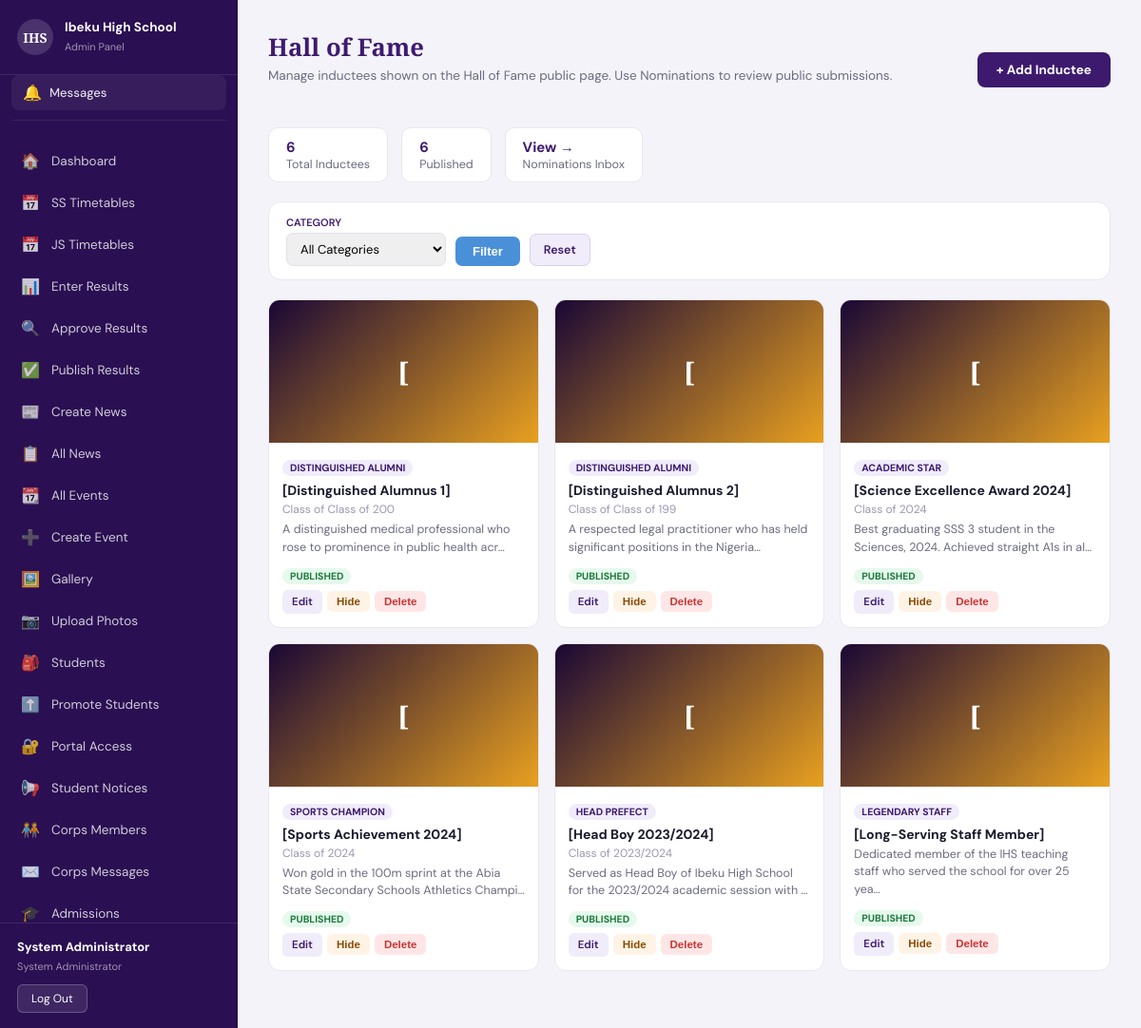
Screenshot of /public/admin/hall-of-fame-admin.php (signed in) with the database file from the repository.
### tables this page shows
CREATE TABLE `hall_of_fame` (
  `id` int(10) UNSIGNED NOT NULL,
  `full_name` varchar(150) NOT NULL,
  `category` enum('alumni','academic','sports','prefect','staff') NOT NULL,
  `class_year` varchar(12) DEFAULT NULL COMMENT 'e.g. Class of 2005',
  `field` varchar(150) DEFAULT NULL COMMENT 'e.g. Medicine, Law, Engineering',
  `achievement` text NOT NULL,
  `photo` varchar(255) DEFAULT NULL,
  `is_published` tinyint(1) NOT NULL DEFAULT 1,
  `sort_order` smallint(6) NOT NULL DEFAULT 0,
  `nominated_by` varchar(150) DEFAULT NULL,
  `created_at` timestamp NOT NULL DEFAULT current_timestamp()
);

### public/admin/hall-of-fame-admin.php (the view, shortened to what this page needs)
<?php
require_once dirname(__DIR__, 2) . '/src/includes/admin-sidebar.php';
$pdo   = getDB();
$editEntry = null;
$where  = ['1=1'];
$params = [];
$whereSQL = implode(' AND ', $where);
$entries = $pdo->prepare(
    "SELECT * FROM hall_of_fame WHERE $whereSQL ORDER BY sort_order ASC, full_name ASC"
);
$entries->execute($params);
$entryList = $entries->fetchAll();
$categories = [
    'alumni'   => 'Distinguished Alumni',
    'academic' => 'Academic Star',
    'sports'   => 'Sports Champion',
    'prefect'  => 'Head Prefect',
    'staff'    => 'Legendary Staff',
];
$totalCount = (int) $pdo->query('SELECT COUNT(*) FROM hall_of_fame')->fetchColumn();
$pubCount   = (int) $pdo->query('SELECT COUNT(*) FROM hall_of_fame WHERE is_published = 1')->fetchColumn();
?>
<!DOCTYPE html>
<html lang="en">
<head>
<link rel="stylesheet" href="../assets/css/admin-layout.css">
</head>
<body>
  <div class="admin-content">
    <div class="admin-content__inner">
      <div class="page-header-row">
        <div class="page-header" style="margin-bottom:0">
          <h2>Hall of Fame</h2>
          <p>Manage inductees shown on the Hall of Fame public page. Use Nominations to review public submissions.</p>
        </div>
        <a href="?<?php echo isset($_GET['add']) || $editEntry ? '' : 'add=1'; ?>"
           class="btn-new <?php echo isset($_GET['add']) || $editEntry ? 'cancel' : ''; ?>">
          <?php echo isset($_GET['add']) || $editEntry ? '✕ Cancel' : '+ Add Inductee'; ?>
        </a>
      </div>
      <div class="stats-row">
        <div class="stat-pill"><strong><?php echo $totalCount; ?></strong>Total Inductees</div>
        <div class="stat-pill"><strong><?php echo $pubCount; ?></strong>Published</div>
        <div class="stat-pill">
          <strong><a href="nominations.php" style="color:#3d1a6e;text-decoration:none">View →</a></strong>
          Nominations Inbox
        </div>
      </div>
      <form method="GET" class="filter-bar">
        <div class="filter-group">
          <label>Category</label>
          <select name="category">
            <option value="">All Categories</option>
          </select>
        </div>
        <button type="submit" class="btn-filter">Filter</button>
        <a href="hall-of-fame-admin.php" class="btn-reset">Reset</a>
      </form>
      <?php if (empty($entryList)): ?>
      <div class="empty-state">No Hall of Fame entries yet. <a href="?add=1" style="color:#4a90d9">Add the first one →</a></div>
      <?php else: ?>
      <div class="hof-grid">
        <?php foreach ($entryList as $e): ?>
        <div class="hof-card">
          <?php if (!empty($e['photo'])): ?>
          <img src="../assets/images/staff/<?php echo htmlspecialchars($e['photo']); ?>"
               alt="<?php echo htmlspecialchars($e['full_name']); ?>"
               class="hof-card__photo"
               onerror="this.style.display='none';this.nextElementSibling.style.display='flex'"/>
          <div class="hof-card__initials" style="display:none">
            <?php echo strtoupper(substr($e['full_name'], 0, 1)); ?>
          </div>
          <?php else: ?>
          <div class="hof-card__initials">
            <?php echo strtoupper(substr($e['full_name'], 0, 1)); ?>
          </div>
          <?php endif; ?>
          <div class="hof-card__body">
            <span class="cat-badge"><?php echo htmlspecialchars($categories[$e['category']] ?? $e['category']); ?></span>
            <div class="hof-card__name"><?php echo htmlspecialchars($e['full_name']); ?></div>
            <?php if ($e['class_year']): ?>
            <div class="hof-card__class">Class of <?php echo htmlspecialchars($e['class_year']); ?></div>
            <?php endif; ?>
            <div class="hof-card__achievement">
              <?php echo htmlspecialchars(mb_substr($e['achievement'], 0, 80)) . (mb_strlen($e['achievement']) > 80 ? '…' : ''); ?>
            </div>
            <span class="badge--<?php echo $e['is_published'] ? 'pub' : 'hide'; ?>">
              <?php echo $e['is_published'] ? 'Published' : 'Hidden'; ?>
            </span>
            <div class="hof-card__actions">
              <a href="?edit=<?php echo $e['id']; ?>" class="action-btn action-btn--edit">Edit</a>
              <form method="POST" style="display:inline">
                <button type="submit" class="action-btn action-btn--toggle">
                  <?php echo $e['is_published'] ? 'Hide' : 'Show'; ?>
                </button>
              </form>
              <form method="POST" style="display:inline"
                    onsubmit="return confirm('Delete <?php echo htmlspecialchars(addslashes($e['full_name'])); ?>?')">
                <button type="submit" class="action-btn action-btn--delete">Delete</button>
              </form>
            </div>
          </div>
        </div>
        <?php endforeach; ?>
      </div>
      <?php endif; ?>
    </div>
  </div>
</body>
</html>

### public/assets/css/admin-layout.css (style rules this page uses)
* { margin: 0; padding: 0; box-sizing: border-box; }
body { font-family: 'DM Sans', sans-serif; background: #f4f3f9; color: #1a1a2e; }
.admin-content { margin-left: 250px; min-height: 100vh; }
.admin-content__inner { padding: 32px 32px 60px; max-width: 1100px; }
.page-header h2 { font-family: 'Playfair Display', serif; font-size: 1.6rem; color: #3d1a6e; margin-bottom: 4px; }
.page-header p { font-size: 13.5px; color: #6b6b80; margin-bottom: 26px; }

### public/admin/hall-of-fame-admin.php (style rules this page uses)
.page-header-row { display:flex; justify-content:space-between; align-items:center; margin-bottom:20px; flex-wrap:wrap; gap:12px; }
.btn-new { background:#3d1a6e; color:#fff; text-decoration:none; padding:10px 20px; border-radius:8px; font-size:13.5px; font-weight:700; }
.stats-row { display:flex; gap:14px; margin-bottom:20px; flex-wrap:wrap; }
.stat-pill { background:#fff; border:1px solid #e8e6f0; border-radius:10px; padding:10px 18px; font-size:12.5px; color:#6b6b80; }
.stat-pill strong { color:#3d1a6e; font-size:15px; display:block; }
.filter-bar { background:#fff; border:1px solid #e8e6f0; border-radius:14px; padding:14px 18px; margin-bottom:20px; display:flex; gap:10px; flex-wrap:wrap; align-items:flex-end; }
.filter-group { display:flex; flex-direction:column; gap:4px; }
.filter-group label { font-size:11px; font-weight:600; color:#3d1a6e; text-transform:uppercase; }
.filter-group select { padding:7px 10px; border:1.5px solid #e2e0ea; border-radius:7px; font-size:13px; font-family:'DM Sans',sans-serif; min-width:160px; }
.btn-filter { background:#4a90d9; color:#fff; border:none; padding:8px 18px; border-radius:7px; font-size:13px; font-weight:600; cursor:pointer; }
.btn-reset { background:#f0ecfa; color:#3d1a6e; border:1px solid #d8d0ee; padding:8px 14px; border-radius:7px; font-size:12.5px; font-weight:600; text-decoration:none; }
.hof-grid { display:grid; grid-template-columns:repeat(auto-fill,minmax(240px,1fr)); gap:16px; }
.hof-card { background:#fff; border:1px solid #e8e6f0; border-radius:12px; overflow:hidden; }
.hof-card__initials { width:100%; height:150px; display:flex; align-items:center; justify-content:center; background:linear-gradient(135deg,#1a0835,#e8a020); color:#fff; font-size:28px; font-weight:700; font-family:'Playfair Display',serif; }
.hof-card__body { padding:14px; }
.hof-card__name { font-size:14px; font-weight:700; color:#1a1a2e; margin-bottom:3px; }
.hof-card__class { font-size:12px; color:#9b97b0; margin-bottom:4px; }
.hof-card__achievement { font-size:12.5px; color:#6b6b80; line-height:1.5; margin-bottom:8px; }
.cat-badge { display:inline-block; font-size:10.5px; font-weight:700; padding:2px 8px; border-radius:20px; text-transform:uppercase; margin-bottom:6px; background:#f0ecfa; color:#3d1a6e; }
.badge--pub { display:inline-block; font-size:10.5px; font-weight:700; padding:2px 8px; border-radius:20px; text-transform:uppercase; background:#e6f9ed; color:#1a7a3a; margin-bottom:6px; }
.hof-card__actions { display:flex; gap:5px; flex-wrap:wrap; }
.action-btn { font-size:11.5px; font-weight:600; padding:5px 10px; border-radius:6px; border:none; cursor:pointer; text-decoration:none; }
.action-btn--edit { background:#f0ecfa; color:#3d1a6e; }
.action-btn--toggle { background:#fff3e6; color:#8a4a00; }
.action-btn--delete { background:#ffe6e6; color:#cc3333; }

### rows the page displays
hall_of_fame: full_name "[", category "DISTINGUISHED ALUMNI", full_name "[Distinguished Alumnus 1]", class_year "Class of 200", achievement "A distinguished medical professional who rose to prominence in public health acr", is_published "PUBLISHED"
hall_of_fame: full_name "[", category "DISTINGUISHED ALUMNI", full_name "[Distinguished Alumnus 2]", class_year "Class of 199", achievement "A respected legal practitioner who has held significant positions in the Nigeria", is_published "PUBLISHED"
hall_of_fame: full_name "[", category "ACADEMIC STAR", full_name "[Science Excellence Award 2024]", class_year "2024", achievement "Best graduating SSS 3 student in the Sciences, 2024. Achieved straight A1s in al", is_published "PUBLISHED"
hall_of_fame: full_name "[", category "SPORTS CHAMPION", full_name "[Sports Achievement 2024]", class_year "2024", achievement "Won gold in the 100m sprint at the Abia State Secondary Schools Athletics Champi", is_published "PUBLISHED"
hall_of_fame: full_name "[", category "HEAD PREFECT", full_name "[Head Boy 2023/2024]", class_year "2023/2024", achievement "Served as Head Boy of Ibeku High School for the 2023/2024 academic session with", is_published "PUBLISHED"
hall_of_fame: full_name "[", category "LEGENDARY STAFF", full_name "[Long-Serving Staff Member]", achievement "Dedicated member of the IHS teaching staff who served the school for over 25 yea", is_published "PUBLISHED"

### other values shown
$icon "🏠"
$label "Dashboard"
$icon "📅"
$label "SS Timetables"
$label "JS Timetables"
$icon "📊"
$label "Enter Results"
$icon "🔍"
$label "Approve Results"
$icon "✅"
$label "Publish Results"
$icon "📰"
$label "Create News"
$icon "📋"
$label "All News"
